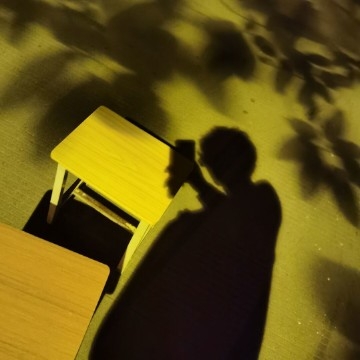
%> input picture 03数字图像处理/03实验程序/实验三/头像.jpg, 360 x 360 px
$ octave eda.m   (GNU Octave 9; MATLAB toolbox functions it lacks are replaced by stand-ins)
%> lines starting %> are read from the running program, lines starting %| are printed output that depends on the picture
%1.a 归一化处理
RGB=imread("头像.jpg");
%> RGB is the input picture: size 360x360x3 uint8; mean R, G, B 95.9, 80.1, 18.5
GR=rgb2gray(RGB);
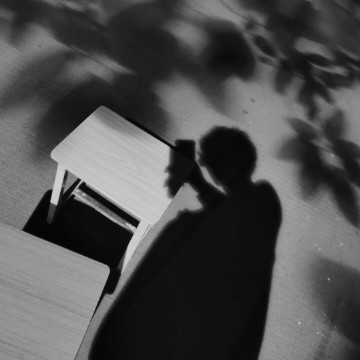
%> GR: size 360x360 uint8; min 0, max 213, mean 77.8
GR=double(GR);
%> GR: size 360x360 double
for i=1:360
    for j=1:360
        GR(i,j)=GR(i,j)/double(255);
    end
end
I=mat2gray(GR);
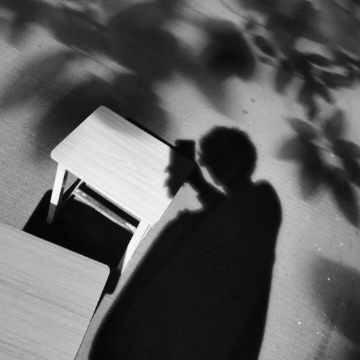
%> I: size 360x360 double; min 0, max 1, mean 0.365
figure (1);
imshow(I);
%1.b 范围显示
for i=1:360
    for j=1:360
        if I(i,j)<=0.2||I(i,j)>=0.8
            I(i,j)=1;
        end
    end
end
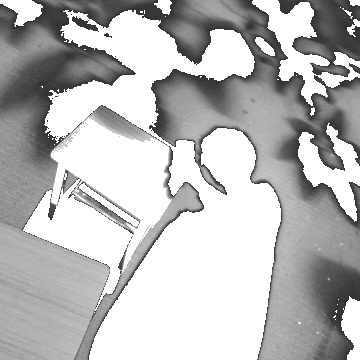
%> I: size 360x360 double; min 0.202, max 1, mean 0.731
figure (2);
imshow(I);
%1.c 全域线性变换
for i=1:360
    for j=1:360
       I(i,j)=(1/0.6)*(I(i,j)-0.2);
    end
end
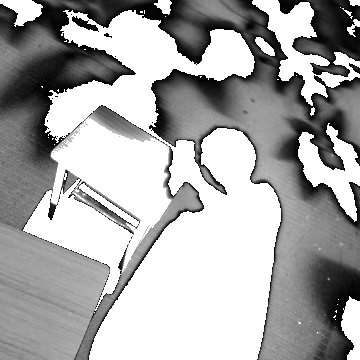
%> I: size 360x360 double; min 0.00313, max 1.33, mean 0.885; drawn with min black and max white
figure (3);
imshow(I);
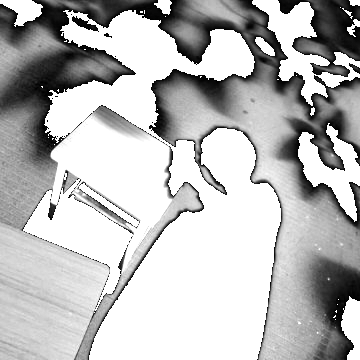
%> displayed picture: size 360x360, on the screen's scale of 0 to 255; min 1, max 255, mean 186.7
%1.d 分段线性变换
I1=zeros(360);
for i=1:360
    for j=1:360
        if I(i,j)<=0.2
            I1(i,j)=2*I(i,j);
        elseif I(i,j)>=0.2||I(i,j)<=0.8
            I1(i,j)=3*(I(i,j)-0.2)+0.4;
        else
            I1(i,j)=2*(I(i,j)-0.8)+0.6;
        end
    end
end
figure (4);
imshow(I1);
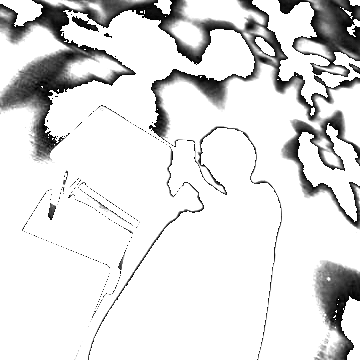
%> displayed picture: size 360x360, on the screen's scale of 0 to 255; min 2, max 255, mean 222.4
%1.e 非线性灰度转换
I2=zeros(360);
for i=1:360
    for j=1:360
       I2(i,j)=log2(I(i,j)+1);
    end
end
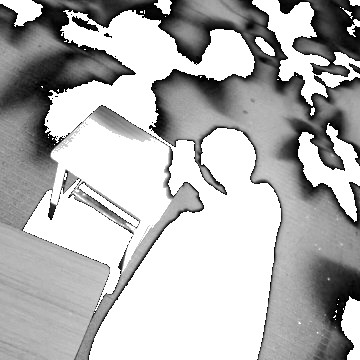
%> I2: size 360x360 double; min 0.00451, max 1.22, mean 0.864; drawn with min black and max white
figure (5);
imshow(I2);
